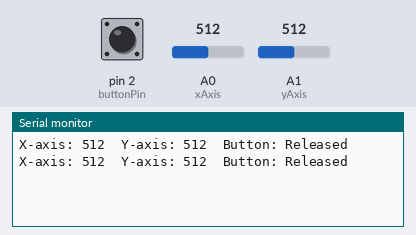
The sketch below on a simulated Arduino Uno, built with avr-gcc and run on an emulated ATmega328P. Parts: the last lines printed to the serial monitor. The test bench sets the inputs (shaded band); at power-on: pin 2 (buttonPin) HIGH, A0 (xAxis) = 512, A1 (yAxis) = 512.

Above: at 1.8 s.
1.9 s: pin 2 (buttonPin) pulled LOW for 1.2 s
At 2.8 s:
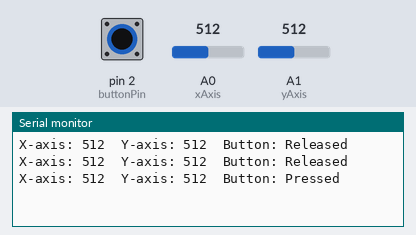
4.6 s: A0 (xAxis) set to 716
At 5.8 s:
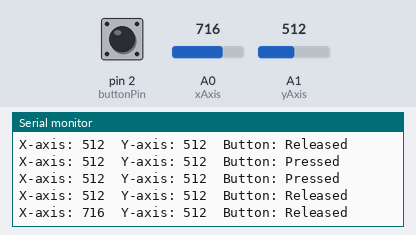
6.1 s: A1 (yAxis) set to 716
At 6.1 s:
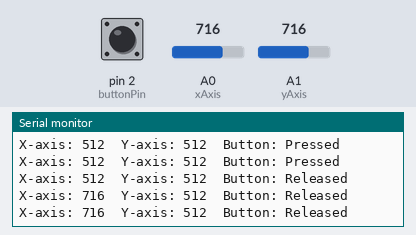
7.6 s: A0 (xAxis) set to 900
At 8.7 s:
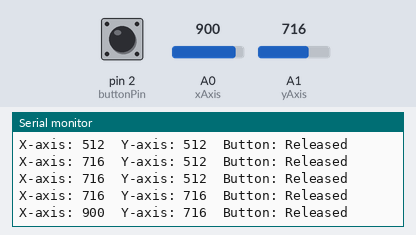
9.1 s: A1 (yAxis) set to 900
At 9.1 s:
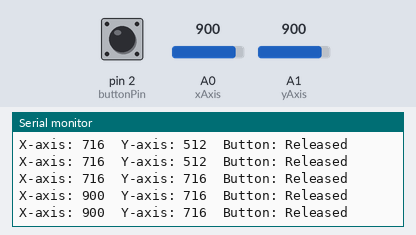
10.6 s: pin 2 (buttonPin) pulled LOW for 1.2 s
At 11.8 s:
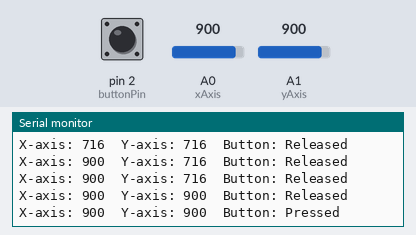
Timing chart, 0 to 13.6 s (numbered marks = the images above; inputs shaded):
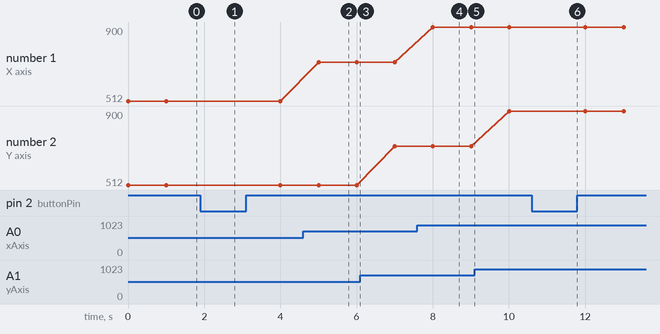

The sketch:

joystick.ino
```cpp
const int xAxis = A0;  // Connect VRX pin here
const int yAxis = A1;  // Connect VRY pin here
const int buttonPin = 2;  // Connect SW pin here

void setup() {
  Serial.begin(9600);  // Initialize serial communication at 9600 bits per second

  pinMode(buttonPin, INPUT_PULLUP);  // Set the button pin as input with internal pull-up resistor
}

void loop() {
  int xValue = analogRead(xAxis);  // Read the X-axis value (0 to 1023)
  int yValue = analogRead(yAxis);  // Read the Y-axis value (0 to 1023)
  int buttonState = digitalRead(buttonPin);  // Read the button state

  Serial.print("X-axis: ");
  Serial.print(xValue);
  Serial.print("\tY-axis: ");
  Serial.print(yValue);
  Serial.print("\tButton: ");
  Serial.println(buttonState == HIGH ? "Released" : "Pressed");

  delay(1000);  // Delay for a short period before reading again
}
```

Measured:
- after the input at 1.9 s, the serial monitor: prints a new line after 0.10 s (image 1)
- after the input at 4.6 s, the serial monitor: prints a new line after 0.40 s (image 2)
- after the input at 7.6 s, the serial monitor: prints a new line after 0.41 s (image 4)
- after the input at 10.6 s, the serial monitor: prints a new line after 0.41 s (image 6)
- plotted number 1: 512 → 716 after the input at 4.6 s, 716 → 900 after the input at 7.6 s
